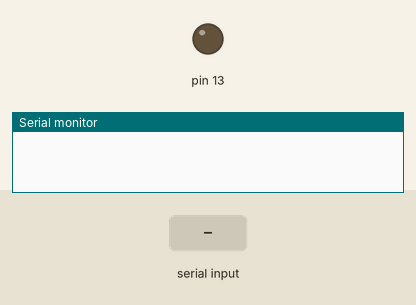
The sketch below on a simulated Arduino Uno, built with avr-gcc and run on an emulated ATmega328P. Parts: output pins drawn as LEDs (lit = HIGH), the last lines printed to the serial monitor. The inputs (shaded band) are chosen by the test bench.

Above: at 1.2 s.
1.3 s: byte 1 (1) received over Serial
At 2.5 s:
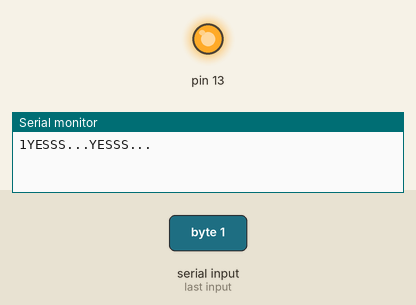
2.8 s: "1" received over Serial
At 3.8 s:
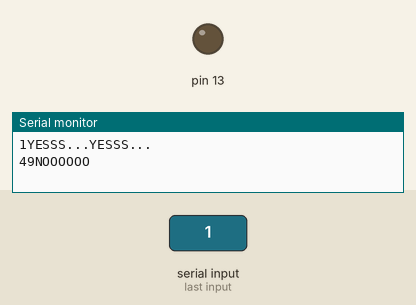
Timing chart, 0 to 5.8 s (numbered marks = the images above; inputs shaded):
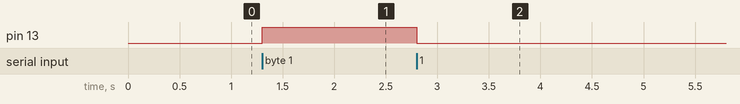

The sketch:

serial-communication.ino
```cpp
byte a;
void setup() {
  // put your setup code here, to run once:
  Serial.begin(9600);
  pinMode(13, OUTPUT);
}

void loop() {
  // put your main code here, to run repeatedly:
  if(Serial.available()){
    a=Serial.read();
    //a=a-48;
    Serial.print(a);
    if(a==1){
      Serial.println("YESSS...YESSS...");
      digitalWrite(13, HIGH);
      delay(1000);
    }else{
      Serial.println("NOOOOOO");
      digitalWrite(13, LOW);
    }
  }
}
```

Measured:
- after the input at 1.3 s, pin 13: LOW → HIGH at once
- after the input at 2.8 s, pin 13: HIGH → LOW at once
